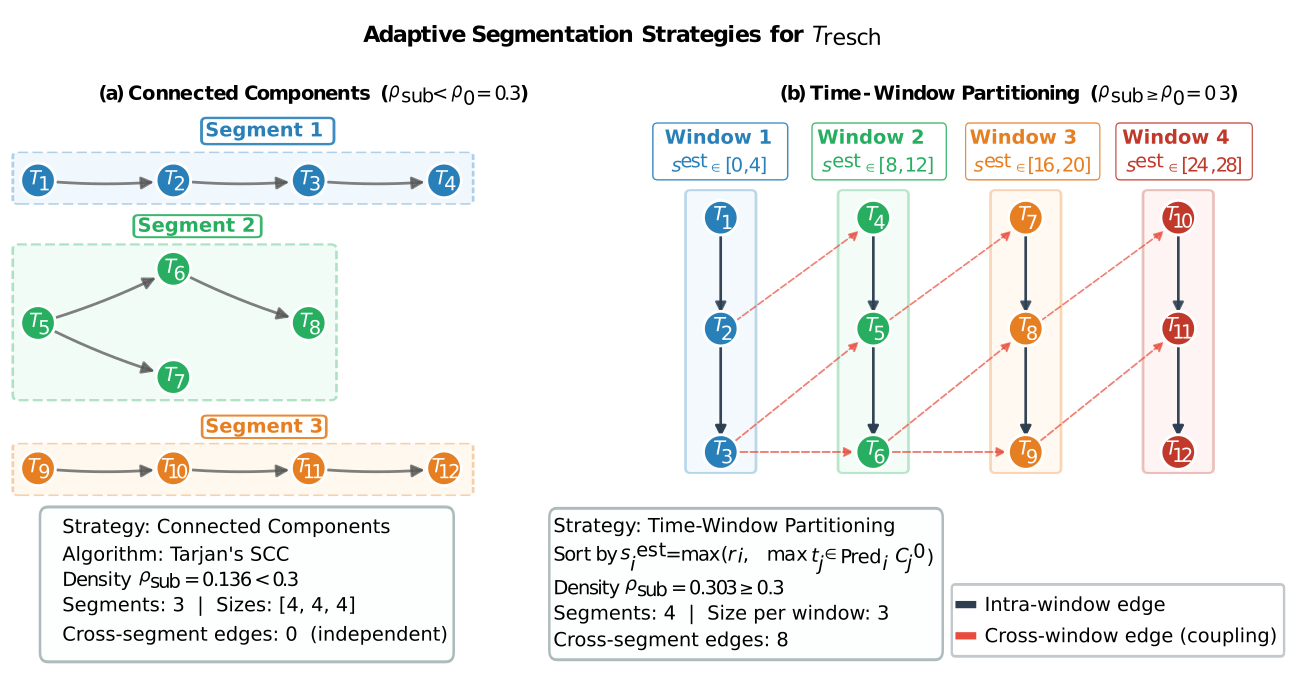

Write Python code to recreate this figure.
"""
fig_segmentation_strategies.pdf / .png
对应论文 4.4 节 Figure (fig:segmentation)：
  (a) Connected Components — sparse graph (ρ_sub < 0.3)  → 3 segments
  (b) Time-Window Partitioning — dense graph (ρ_sub ≥ 0.3) → 4 segments
"""

import matplotlib.pyplot as plt
import matplotlib.patches as mpatches
from matplotlib.patches import FancyBboxPatch, Rectangle
import networkx as nx
import numpy as np

# ── 全局样式 ──────────────────────────────────────────────────────────────
plt.rcParams.update({
    'font.family': 'DejaVu Sans',
    'font.size':   9,
})

fig, axes = plt.subplots(1, 2, figsize=(14, 6.5))
fig.patch.set_facecolor('white')

# ── 颜色：caption 明确写 blue / green / orange；子图(b)增加第4色 red ──────
SEG_COLORS = ['#2980B9', '#27AE60', '#E67E22', '#C0392B']
SEG_FACE   = ['#D6EAF8', '#D5F5E3', '#FDEBD0', '#FADBD8']   # 浅色背景框

# ══════════════════════════════════════════════════════════════════════════
#  子图 (a)：Connected Components — sparse graph
# ══════════════════════════════════════════════════════════════════════════
ax = axes[0]

# 构造稀疏图：3 个完全独立的连通分量，共 12 个节点
# 边数 = 9，节点对数 = 12*11/2 = 66  →  ρ ≈ 0.136（< 0.3 ✓）
G_sp = nx.DiGraph()
nodes_sp = [f'$T_{{{i}}}$' for i in range(1, 13)]
G_sp.add_nodes_from(nodes_sp)

edges_sp = [
    # Segment 1 (blue)  — 4 nodes, chain
    ('$T_{1}$', '$T_{2}$'), ('$T_{2}$', '$T_{3}$'), ('$T_{3}$', '$T_{4}$'),
    # Segment 2 (green) — 4 nodes, chain + branch
    ('$T_{5}$', '$T_{6}$'), ('$T_{5}$', '$T_{7}$'), ('$T_{6}$', '$T_{8}$'),
    # Segment 3 (orange)— 4 nodes, chain
    ('$T_{9}$', '$T_{10}$'), ('$T_{10}$', '$T_{11}$'), ('$T_{11}$', '$T_{12}$'),
]
G_sp.add_edges_from(edges_sp)

n_sp   = G_sp.number_of_nodes()
e_sp   = G_sp.number_of_edges()
rho_sp = e_sp / (n_sp * (n_sp - 1) / 2)

# 手动布局：三行，每行一个分量，水平展开
pos_sp = {
    '$T_{1}$':  (0.5, 2.8), '$T_{2}$':  (1.5, 2.8),
    '$T_{3}$':  (2.5, 2.8), '$T_{4}$':  (3.5, 2.8),

    '$T_{5}$':  (0.5, 1.5), '$T_{6}$':  (1.5, 1.9),
    '$T_{7}$':  (1.5, 1.1), '$T_{8}$':  (2.5, 1.5),

    '$T_{9}$':  (0.5, 0.2), '$T_{10}$': (1.5, 0.2),
    '$T_{11}$': (2.5, 0.2), '$T_{12}$': (3.5, 0.2),
}

segments_sp = [
    ['$T_{1}$', '$T_{2}$', '$T_{3}$', '$T_{4}$'],
    ['$T_{5}$', '$T_{6}$', '$T_{7}$', '$T_{8}$'],
    ['$T_{9}$', '$T_{10}$', '$T_{11}$', '$T_{12}$'],
]
seg_labels_sp = ['Segment 1', 'Segment 2', 'Segment 3']

# 绘制边
nx.draw_networkx_edges(
    G_sp, pos_sp, ax=ax,
    edge_color='#555555', arrows=True,
    arrowsize=18, width=2.0, alpha=0.75,
    connectionstyle='arc3,rad=0.05',
    min_source_margin=14, min_target_margin=14,
)

# 绘制节点（按分量着色）
for i, seg in enumerate(segments_sp):
    nx.draw_networkx_nodes(
        G_sp, pos_sp, nodelist=seg, ax=ax,
        node_color=SEG_COLORS[i], node_size=620,
        edgecolors='white', linewidths=2.0,
    )

# 节点标签
nx.draw_networkx_labels(
    G_sp, pos_sp, ax=ax,
    font_size=7.5, font_weight='bold', font_color='white',
)

# 分量包围框 + 标签
for i, seg in enumerate(segments_sp):
    xs = [pos_sp[n][0] for n in seg]
    ys = [pos_sp[n][1] for n in seg]
    pad = 0.32
    x0, x1 = min(xs) - pad, max(xs) + pad
    y0, y1 = min(ys) - pad, max(ys) + pad
    rect = FancyBboxPatch(
        (x0, y0), x1 - x0, y1 - y0,
        boxstyle='round,pad=0.05',
        linewidth=2.2, linestyle='--',
        edgecolor=SEG_COLORS[i], facecolor=SEG_FACE[i], alpha=0.35,
        zorder=0,
    )
    ax.add_patch(rect)
    ax.text(
        (x0 + x1) / 2, y1 + 0.18,
        seg_labels_sp[i],
        ha='center', fontsize=8.5, fontweight='bold',
        color=SEG_COLORS[i],
        bbox=dict(boxstyle='round,pad=0.25', facecolor='white',
                  edgecolor=SEG_COLORS[i], linewidth=1.2, alpha=0.9),
    )

# 统计信息框
cross_sp = 0   # 三个分量完全独立，跨段边 = 0
info_sp = (
    f'Strategy: Connected Components\n'
    f'Algorithm: Tarjan\'s SCC\n'
    f'Density  $\\rho_{{\\mathrm{{sub}}}} = {rho_sp:.3f} < 0.3$\n'
    f'Segments: 3  |  Sizes: [4, 4, 4]\n'
    f'Cross-segment edges: {cross_sp}  (independent)'
)
ax.text(
    0.02, 0.02, info_sp,
    transform=ax.transAxes, fontsize=7.8, va='bottom',
    bbox=dict(boxstyle='round,pad=0.4', facecolor='#FDFEFE',
              edgecolor='#AAB7B8', linewidth=1.0, alpha=0.95),
)

ax.set_xlim(-0.2, 4.8)
ax.set_ylim(-0.3, 3.8)
ax.set_title(
    r'(a) Connected Components  ($\rho_{\mathrm{sub}} < \rho_0 = 0.3$)',
    fontsize=11, fontweight='bold', pad=10,
)
ax.axis('off')

# ══════════════════════════════════════════════════════════════════════════
#  子图 (b)：Time-Window Partitioning — dense graph
# ══════════════════════════════════════════════════════════════════════════
ax = axes[1]

# 构造密集图：12 个节点，按 earliest-start-time 分 4 个时间窗口（每窗 3 个节点）
# 边数 = 20，节点对数 = 66  →  ρ ≈ 0.303（≥ 0.3 ✓）
G_dn = nx.DiGraph()
nodes_dn = [f'$T_{{{i}}}$' for i in range(1, 13)]
G_dn.add_nodes_from(nodes_dn)

# 窗口分配（按 s_i_est 排序）
time_windows = [
    ['$T_{1}$', '$T_{2}$', '$T_{3}$'],    # Window 1  (earliest)
    ['$T_{4}$', '$T_{5}$', '$T_{6}$'],    # Window 2
    ['$T_{7}$', '$T_{8}$', '$T_{9}$'],    # Window 3
    ['$T_{10}$', '$T_{11}$', '$T_{12}$'], # Window 4  (latest)
]

# 模拟 s_i_est（用于标注）
s_est = {
    '$T_{1}$': 0,  '$T_{2}$': 2,  '$T_{3}$': 4,
    '$T_{4}$': 8,  '$T_{5}$': 10, '$T_{6}$': 12,
    '$T_{7}$': 16, '$T_{8}$': 18, '$T_{9}$': 20,
    '$T_{10}$': 24,'$T_{11}$': 26,'$T_{12}$': 28,
}

# 边：大量窗口内部边 + 少量跨窗口边（体现 dense 特性）
edges_dn = [
    # 窗口内部（intra-window）
    ('$T_{1}$', '$T_{2}$'), ('$T_{2}$', '$T_{3}$'), ('$T_{1}$', '$T_{3}$'),
    ('$T_{4}$', '$T_{5}$'), ('$T_{5}$', '$T_{6}$'), ('$T_{4}$', '$T_{6}$'),
    ('$T_{7}$', '$T_{8}$'), ('$T_{8}$', '$T_{9}$'), ('$T_{7}$', '$T_{9}$'),
    ('$T_{10}$', '$T_{11}$'), ('$T_{11}$', '$T_{12}$'), ('$T_{10}$', '$T_{12}$'),
    # 跨窗口（cross-window）— 体现 dense 图的必要跨段依赖
    ('$T_{2}$', '$T_{4}$'), ('$T_{3}$', '$T_{5}$'),
    ('$T_{5}$', '$T_{7}$'), ('$T_{6}$', '$T_{8}$'),
    ('$T_{8}$', '$T_{10}$'), ('$T_{9}$', '$T_{11}$'),
    ('$T_{3}$', '$T_{6}$'), ('$T_{6}$', '$T_{9}$'),
]
G_dn.add_edges_from(edges_dn)

n_dn   = G_dn.number_of_nodes()
e_dn   = G_dn.number_of_edges()
rho_dn = e_dn / (n_dn * (n_dn - 1) / 2)

# 布局：4 列（时间窗口），每列 3 个节点垂直排列
col_x = [0.8, 2.4, 4.0, 5.6]
row_y = [2.2, 1.1, 0.0]
pos_dn = {}
for wi, win in enumerate(time_windows):
    for ni, node in enumerate(win):
        pos_dn[node] = (col_x[wi], row_y[ni])

# 区分跨段边和窗口内边
node_to_win = {}
for wi, win in enumerate(time_windows):
    for nd in win:
        node_to_win[nd] = wi

intra_edges = [(u, v) for u, v in edges_dn if node_to_win[u] == node_to_win[v]]
cross_edges = [(u, v) for u, v in edges_dn if node_to_win[u] != node_to_win[v]]

# 绘制窗口内部边（实线，深色）
nx.draw_networkx_edges(
    G_dn, pos_dn, edgelist=intra_edges, ax=ax,
    edge_color='#2C3E50', arrows=True,
    arrowsize=16, width=1.8, alpha=0.80,
    min_source_margin=14, min_target_margin=14,
)
# 绘制跨段边（虚线，红色，突出显示）
nx.draw_networkx_edges(
    G_dn, pos_dn, edgelist=cross_edges, ax=ax,
    edge_color='#E74C3C', arrows=True,
    arrowsize=14, width=1.4, alpha=0.70,
    style='dashed',
    min_source_margin=14, min_target_margin=14,
)

# 绘制节点
for wi, win in enumerate(time_windows):
    nx.draw_networkx_nodes(
        G_dn, pos_dn, nodelist=win, ax=ax,
        node_color=SEG_COLORS[wi], node_size=620,
        edgecolors='white', linewidths=2.0,
    )

nx.draw_networkx_labels(
    G_dn, pos_dn, ax=ax,
    font_size=7.5, font_weight='bold', font_color='white',
)

# 时间窗口背景色块 + 标签
win_labels = ['Window 1', 'Window 2', 'Window 3', 'Window 4']
for wi, win in enumerate(time_windows):
    xs = [pos_dn[n][0] for n in win]
    ys = [pos_dn[n][1] for n in win]
    pad = 0.32
    x0, x1 = min(xs) - pad, max(xs) + pad
    y0, y1 = min(ys) - pad, max(ys) + pad
    rect = FancyBboxPatch(
        (x0, y0), x1 - x0, y1 - y0,
        boxstyle='round,pad=0.05',
        linewidth=2.0, linestyle='-',
        edgecolor=SEG_COLORS[wi], facecolor=SEG_FACE[wi], alpha=0.30,
        zorder=0,
    )
    ax.add_patch(rect)
    # 窗口标签（顶部）
    t_min = s_est[win[0]]
    t_max = s_est[win[-1]]
    ax.text(
        (x0 + x1) / 2, y1 + 0.20,
        f'{win_labels[wi]}\n$s^{{\\mathrm{{est}}}} \\in [{t_min},{t_max}]$',
        ha='center', fontsize=7.8, fontweight='bold',
        color=SEG_COLORS[wi],
        bbox=dict(boxstyle='round,pad=0.22', facecolor='white',
                  edgecolor=SEG_COLORS[wi], linewidth=1.2, alpha=0.9),
    )

# 图例：实线 = intra，虚线红 = cross-segment
legend_handles = [
    mpatches.Patch(facecolor='#2C3E50', label='Intra-window edge'),
    mpatches.Patch(facecolor='#E74C3C', label='Cross-window edge (coupling)',
                   linestyle='--'),
]
ax.legend(handles=legend_handles, loc='lower right', fontsize=7.5,
          framealpha=0.92, edgecolor='#BDC3C7')

# 统计信息框
info_dn = (
    f'Strategy: Time-Window Partitioning\n'
    f'Sort by $s_i^{{\\mathrm{{est}}}} = \\max(r_i,\\, \\max_{{t_j \\in \\mathrm{{Pred}}_i}} C_j^0)$\n'
    f'Density  $\\rho_{{\\mathrm{{sub}}}} = {rho_dn:.3f} \\geq 0.3$\n'
    f'Segments: 4  |  Size per window: 3\n'
    f'Cross-segment edges: {len(cross_edges)}'
)
ax.text(
    0.02, 0.02, info_dn,
    transform=ax.transAxes, fontsize=7.8, va='bottom',
    bbox=dict(boxstyle='round,pad=0.4', facecolor='#FDFEFE',
              edgecolor='#AAB7B8', linewidth=1.0, alpha=0.95),
)

ax.set_xlim(-0.1, 7.0)
ax.set_ylim(-0.6, 3.8)
ax.set_title(
    r'(b) Time-Window Partitioning  ($\rho_{\mathrm{sub}} \geq \rho_0 = 0.3$)',
    fontsize=11, fontweight='bold', pad=10,
)
ax.axis('off')

# ── 全图标题 ──────────────────────────────────────────────────────────────
fig.suptitle(
    'Adaptive Segmentation Strategies for $T_{\\mathrm{resch}}$',
    fontsize=13, fontweight='bold', y=1.01,
)

plt.tight_layout(pad=1.2)
plt.savefig('figures/fig_segmentation_strategies.pdf',
            dpi=300, bbox_inches='tight')
plt.savefig('figures/fig_segmentation_strategies.png',
            dpi=300, bbox_inches='tight')
print("✓ Saved: figures/fig_segmentation_strategies.pdf / .png")
plt.show()
